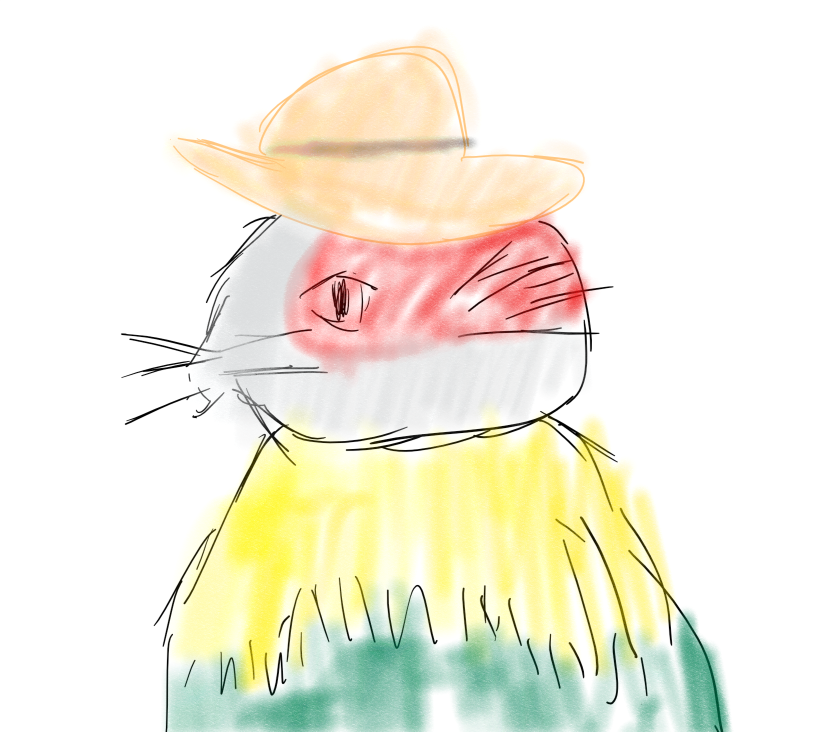
#> input picture library/recog_image/Pillow/image/str.jpg, 1630 x 1463 px, found by its file name (shown at 1/2 size)
$ python Pillow_1.py
#> lines starting #> are read from the running program, lines starting #| are printed output that depends on the picture
from PIL import Image
src = Image.open("C:/Users/Kaito Yamada/Documents/GitHub/nanigasi/library/recog_image/Pillow/image/str.jpg")
#> src is the input picture: PIL image 1630x1463 RGBA; mean R, G, B, A 242.7, 239.5, 223.5, 255
dest = src.rotate(45) #45°回転
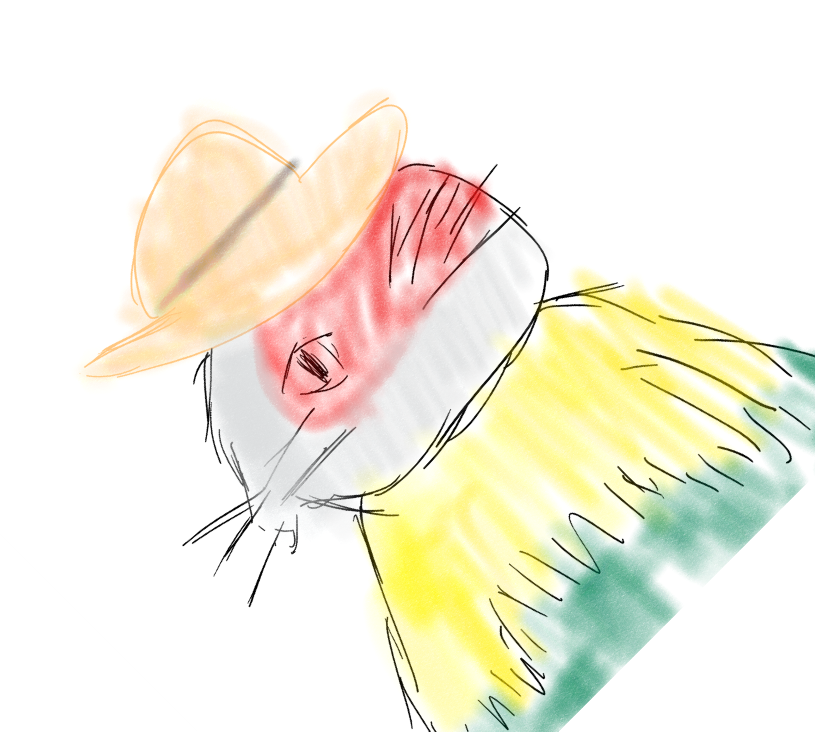
#> dest: PIL image 1630x1463 RGBA (shown at 1/2 size); mean R, G, B, A 199.5, 195.6, 179.8, 210.3; transparent parts drawn white
dest.save("C:/Users/Kaito Yamada/Documents/GitHub/nanigasi/library/recog_image/Pillow/image/dest.png","PNG")

dest2 = src.resize((100,100))
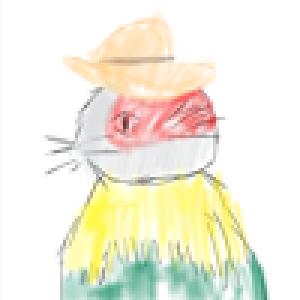
#> dest2: PIL image 100x100 RGBA (shown 3 times larger); mean R, G, B, A 242.6, 239.4, 223.4, 255; transparent parts drawn white
dest2.save("C:/Users/Kaito Yamada/Documents/GitHub/nanigasi/library/recog_image/Pillow/image/dest2.png","PNG")

dest3 = src.quantize(3)
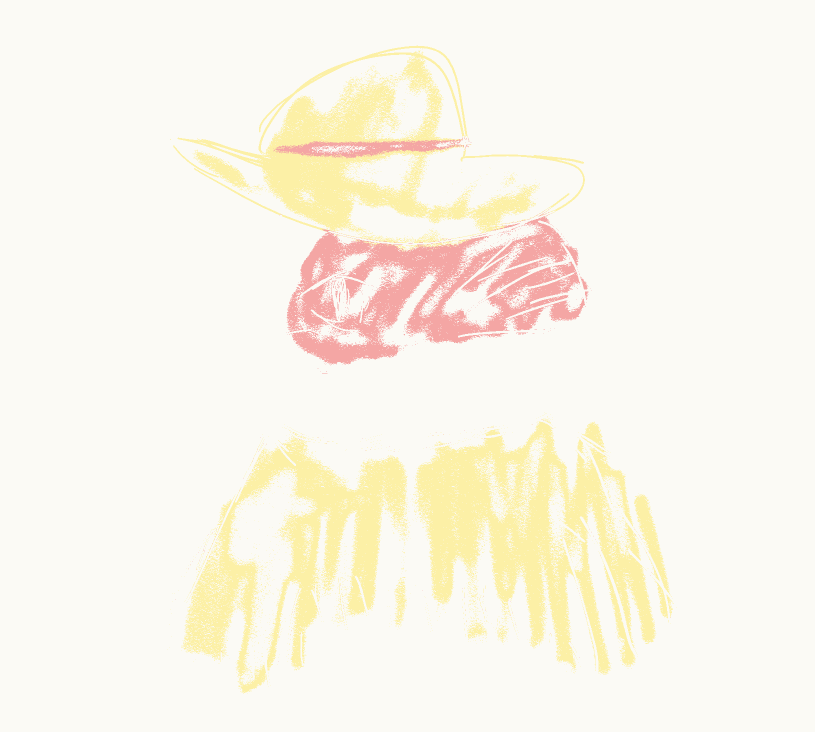
#> dest3: PIL image 1630x1463 P (shown at 1/2 size); mean R, G, B 250.9, 246, 233.5
dest3.save("C:/Users/Kaito Yamada/Documents/GitHub/nanigasi/library/recog_image/Pillow/image/dest3.png","PNG")

hist = src.histogram()
#> hist = 1024 values, max 2381598 at index 1023, min 0 at index 768, mean 9315.2
print(hist)
#> (printed output is left out)

print(src.getpixel((10,10)))
#| (255, 255, 255, 255)
src.putpixel((10,10),(1,2,3))
print(src.getpixel((10,10)))
#| (1, 2, 3, 255)

from PIL import ImageFilter
dest4 = src.filter(ImageFilter.BLUR)
dest4.save("C:/Users/Kaito Yamada/Documents/GitHub/nanigasi/library/recog_image/Pillow/image/dest4.png","PNG")

dest5 = src.filter(ImageFilter.CONTOUR)
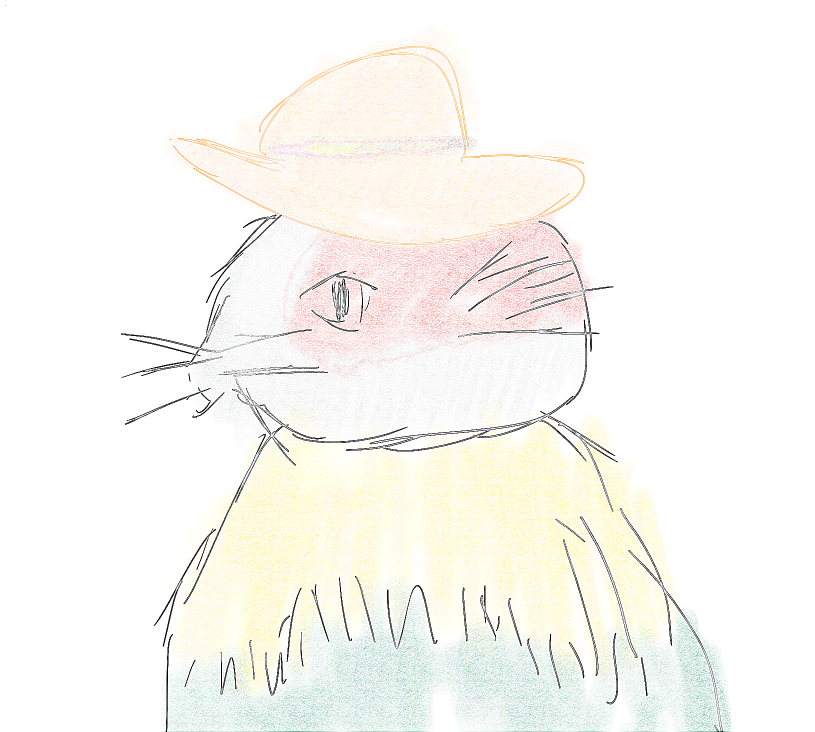
#> dest5: PIL image 1630x1463 RGBA (shown at 1/2 size); mean R, G, B, A 249.4, 248, 243.4, 255; transparent parts drawn white
dest5.save("C:/Users/Kaito Yamada/Documents/GitHub/nanigasi/library/recog_image/Pillow/image/dest5.png","PNG")

dest6 = src.filter(ImageFilter.DETAIL)
dest6.save("C:/Users/Kaito Yamada/Documents/GitHub/nanigasi/library/recog_image/Pillow/image/dest6.png","PNG")

dest7 = src.filter(ImageFilter.EDGE_ENHANCE)
dest7.save("C:/Users/Kaito Yamada/Documents/GitHub/nanigasi/library/recog_image/Pillow/image/dest7.png","PNG")
